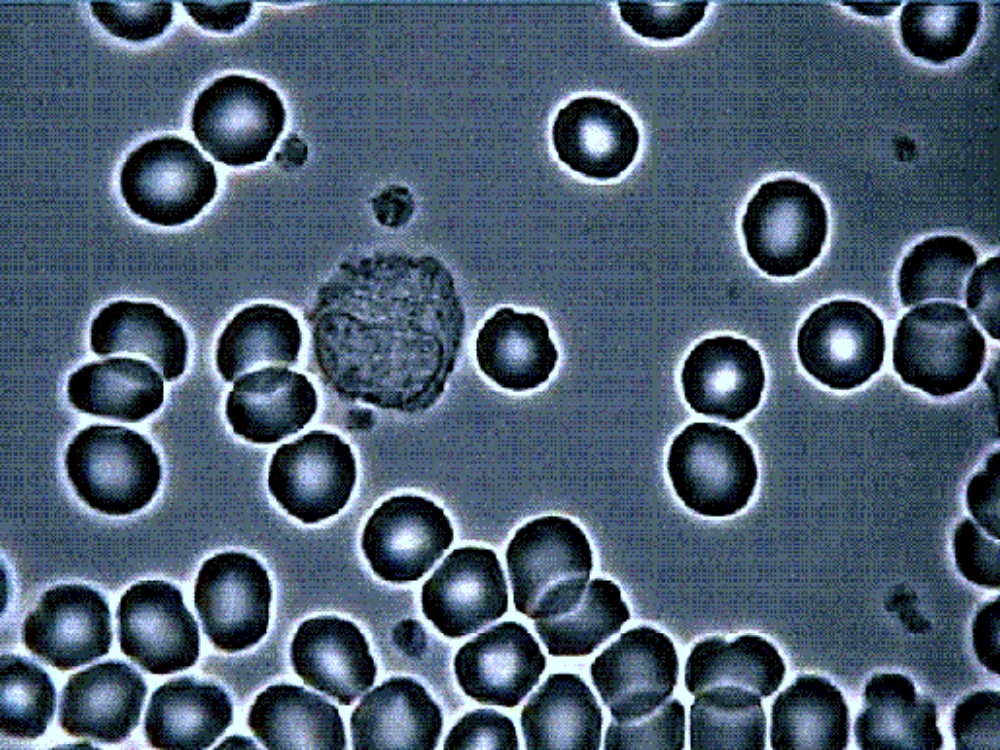
#> input picture 1.png, 1000 x 750 px, found by its file name
$ jupyter execute --allow-errors 'project_task_4(+bonus).ipynb'
#> lines starting #> are read from the running program, lines starting #| are printed output that depends on the picture; after the words box and inside, x2 and y2 are one past the last pixel; in counts of white or black regions, pixels touching at a corner belong together
# Задание 4

### Выделить и посчитать номера машин
### Бонусные баллы за их распознавание (при условии решения всех задач из проекта)

[cell 1]
import cv2
import numpy as np
import imutils
import easyocr
from matplotlib import pyplot as plt

[cell 2]
img = cv2.imread("1.png")
#> img is the input picture: shape (750, 1000, 3); mean B, G, R 111.9, 92.9, 75.1
gray = cv2.cvtColor(img, cv2.COLOR_BGR2GRAY)
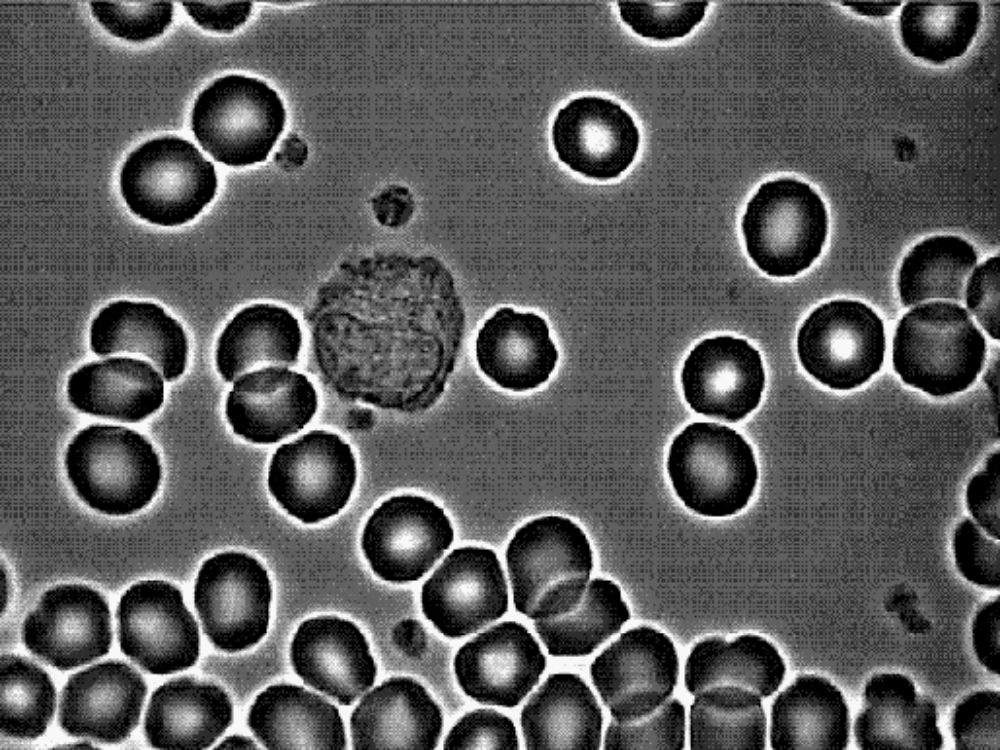
#> gray: shape (750, 1000); min 0, max 248, mean 89.8
plt.figure(figsize=(10,10))
plt.imshow(img, cmap='gray')

[cell 3]
img_filter = cv2.bilateralFilter(gray, 30, 40, 50)
edges = cv2.Canny(img_filter, 0, 200)
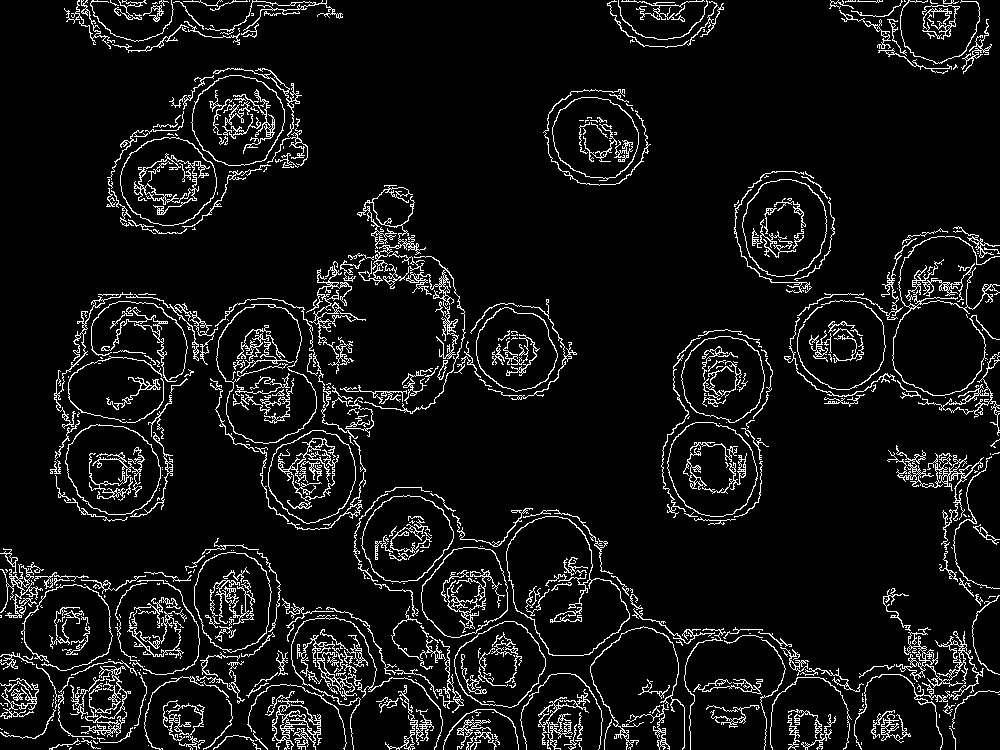
#> edges: shape (750, 1000); 7.5% white in thin lines or dots

cont = cv2.findContours(edges.copy(), cv2.RETR_TREE, cv2.CHAIN_APPROX_SIMPLE)
#> cont = 1394 contours, 1085 with area under 20; largest, box (x1, y1, x2, y2) and area: (506, 516, 630, 656) 11210, (506, 516, 630, 656) 11048, (216, 304, 317, 444) 10098, (216, 304, 317, 444) 9980, (65, 424, 161, 515) 6575
cont = imutils.grab_contours(cont)
cont = sorted(cont, key=cv2.contourArea, reverse=True)[:8]
#> cont = 8 contours; box (x1, y1, x2, y2) and area: (506, 516, 630, 656) 11210, (506, 516, 630, 656) 11048, (216, 304, 317, 444) 10098, (216, 304, 317, 444) 9980, (65, 424, 161, 515) 6575, (667, 422, 758, 517) 6530, (65, 424, 161, 515) 6500, (667, 422, 758, 517) 6458

cont = cv2.findContours(edges.copy(), cv2.RETR_TREE, cv2.CHAIN_APPROX_SIMPLE)
#> cont = 1394 contours, 1085 with area under 20; largest, box (x1, y1, x2, y2) and area: (506, 516, 630, 656) 11210, (506, 516, 630, 656) 11048, (216, 304, 317, 444) 10098, (216, 304, 317, 444) 9980, (65, 424, 161, 515) 6575
cont = imutils.grab_contours(cont)
cont = sorted(cont, key=cv2.contourArea, reverse=True)[:8]
#> cont = 8 contours; box (x1, y1, x2, y2) and area: (506, 516, 630, 656) 11210, (506, 516, 630, 656) 11048, (216, 304, 317, 444) 10098, (216, 304, 317, 444) 9980, (65, 424, 161, 515) 6575, (667, 422, 758, 517) 6530, (65, 424, 161, 515) 6500, (667, 422, 758, 517) 6458

pos = None
for c in cont:
    approx = cv2.approxPolyDP(c, 10, True)
    if len(approx) == 4:
        pos = approx
        break
#> this loop made 8 passes

mask = np.zeros(gray.shape, np.uint8)
#> (the rest of this cell did not finish here and is left out)

[cell 4]
cont = cv2.findContours(edges.copy(), cv2.RETR_TREE, cv2.CHAIN_APPROX_SIMPLE)
#> cont = 1394 contours, 1085 with area under 20; largest, box (x1, y1, x2, y2) and area: (506, 516, 630, 656) 11210, (506, 516, 630, 656) 11048, (216, 304, 317, 444) 10098, (216, 304, 317, 444) 9980, (65, 424, 161, 515) 6575
cont = imutils.grab_contours(cont)
cont = sorted(cont, key=cv2.contourArea, reverse=True)[:8]
#> cont = 8 contours; box (x1, y1, x2, y2) and area: (506, 516, 630, 656) 11210, (506, 516, 630, 656) 11048, (216, 304, 317, 444) 10098, (216, 304, 317, 444) 9980, (65, 424, 161, 515) 6575, (667, 422, 758, 517) 6530, (65, 424, 161, 515) 6500, (667, 422, 758, 517) 6458

[cell 5]
pos = None
for c in cont:
    approx = cv2.approxPolyDP(c, 10, True)
    if len(approx) == 4:
        pos = approx
        break

[cell 6]
mask = np.zeros(gray.shape, np.uint8)
#> (the rest of this cell did not finish here and is left out)

[cell 7]
(x, y) = np.where(mask == 255)
#> x = empty array; y = empty array
#> (the rest of this cell did not finish here and is left out)

$ run again, with 2.png copied over 1.png
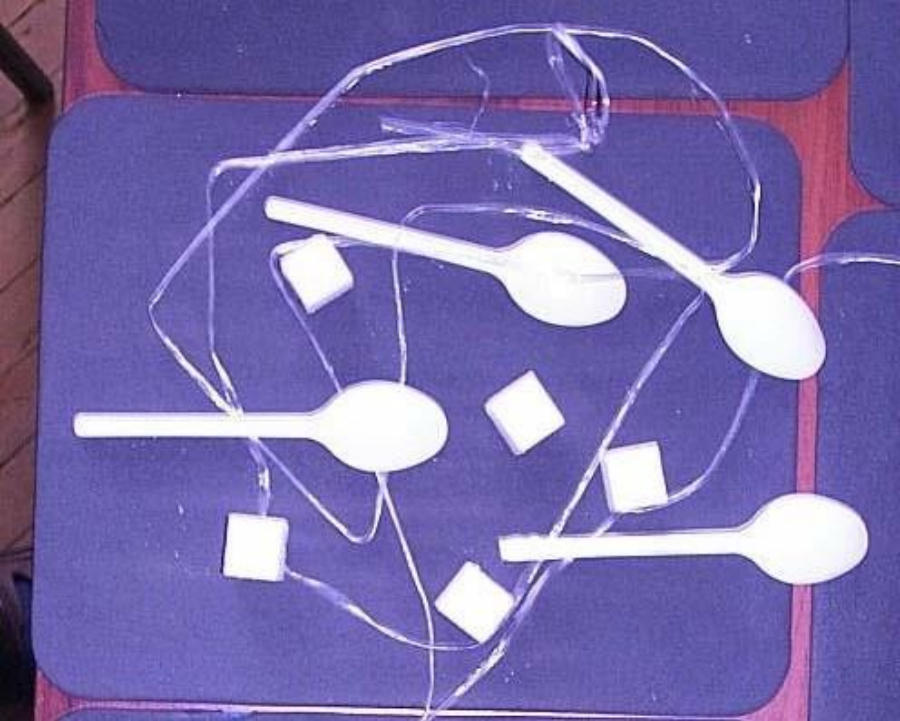
#> input picture 2.png, 900 x 721 px, found by its file name
#> img is the input picture: shape (721, 900, 3); mean B, G, R 171.3, 108.5, 121.1
#> `edges = cv2.Canny(img_filter, 0, 200)`:
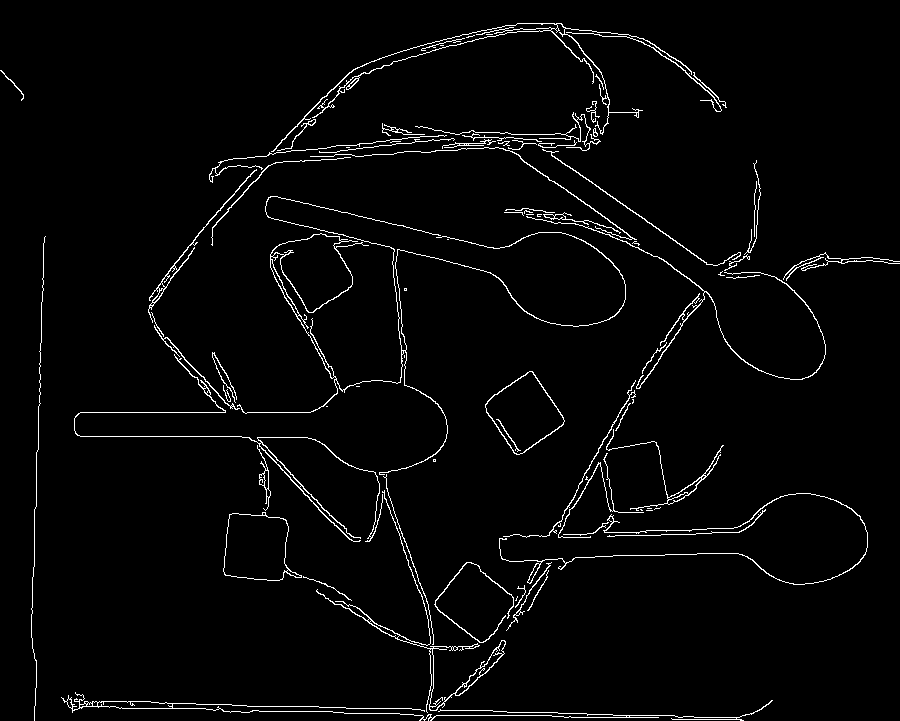
#> edges: shape (721, 900); 2.7% white in thin lines or dots
#> `cont = cv2.findContours(edges.copy(), cv2.RETR_TREE, cv2.CHAIN_APPROX_..`: cont = 141 contours, 83 with area under 20; largest, box (x1, y1, x2, y2) and area: (237, 196, 626, 475) 4326, (223, 512, 302, 581) 3824, (485, 371, 565, 455) 3796, (270, 233, 353, 313) 3766, (223, 513, 289, 581) 3750
#> `cont = sorted(cont, key=cv2.contourArea, reverse=True)[:8]`: cont = 8 contours; box (x1, y1, x2, y2) and area: (237, 196, 626, 475) 4326, (223, 512, 302, 581) 3824, (485, 371, 565, 455) 3796, (270, 233, 353, 313) 3766, (223, 513, 289, 581) 3750, (485, 371, 565, 455) 3676, (316, 490, 506, 713) 775, (61, 692, 773, 721) 618
#> `cont = cv2.findContours(edges.copy(), cv2.RETR_TREE, cv2.CHAIN_APPROX_..`: cont = 141 contours, 83 with area under 20; largest, box (x1, y1, x2, y2) and area: (237, 196, 626, 475) 4326, (223, 512, 302, 581) 3824, (485, 371, 565, 455) 3796, (270, 233, 353, 313) 3766, (223, 513, 289, 581) 3750
#> `cont = sorted(cont, key=cv2.contourArea, reverse=True)[:8]`: cont = 8 contours; box (x1, y1, x2, y2) and area: (237, 196, 626, 475) 4326, (223, 512, 302, 581) 3824, (485, 371, 565, 455) 3796, (270, 233, 353, 313) 3766, (223, 513, 289, 581) 3750, (485, 371, 565, 455) 3676, (316, 490, 506, 713) 775, (61, 692, 773, 721) 618
#> the loop `for c in cont:` made 3 passes
#> pos on pass 3: [[532, 371], [485, 404], [516, 454], [564, 421]]
#> new_img: shape (721, 900); 0.54% white; 1 white region
#> x = 3515 values from 371 to 454; y = 3515 values, max 564 at index 2376, min 485 at index 1130, mean 524.3
#> x1 = 371; y1 = 485
#> x2 = 454; y2 = 564
#> `crop = gray[x1:x2, y1:y2]`:
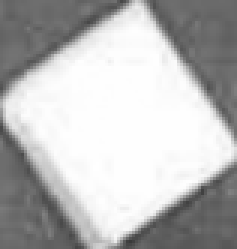
#> crop: shape (83, 79) (shown 3 times larger); min 58, max 255, mean 184.2
#> `cont = cv2.findContours(edges.copy(), cv2.RETR_TREE, cv2.CHAIN_APPROX_..`: cont = 141 contours, 83 with area under 20; largest, box (x1, y1, x2, y2) and area: (237, 196, 626, 475) 4326, (223, 512, 302, 581) 3824, (485, 371, 565, 455) 3796, (270, 233, 353, 313) 3766, (223, 513, 289, 581) 3750
#> `cont = sorted(cont, key=cv2.contourArea, reverse=True)[:8]`: cont = 8 contours; box (x1, y1, x2, y2) and area: (237, 196, 626, 475) 4326, (223, 512, 302, 581) 3824, (485, 371, 565, 455) 3796, (270, 233, 353, 313) 3766, (223, 513, 289, 581) 3750, (485, 371, 565, 455) 3676, (316, 490, 506, 713) 775, (61, 692, 773, 721) 618

$ run again, with 4.png copied over 1.png
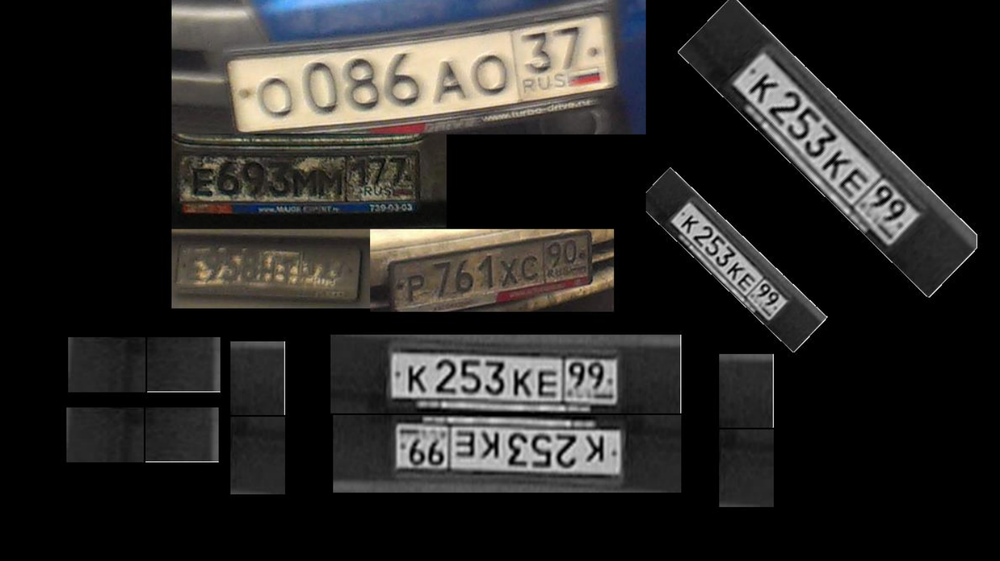
#> input picture 4.png, 1000 x 561 px, shrunk from 1427 x 800 before the run, found by its file name
#> img is the input picture: shape (561, 1000, 3); mean B, G, R 37.9, 39.8, 41.2
#> `img_filter = cv2.bilateralFilter(gray, 30, 40, 50)`:
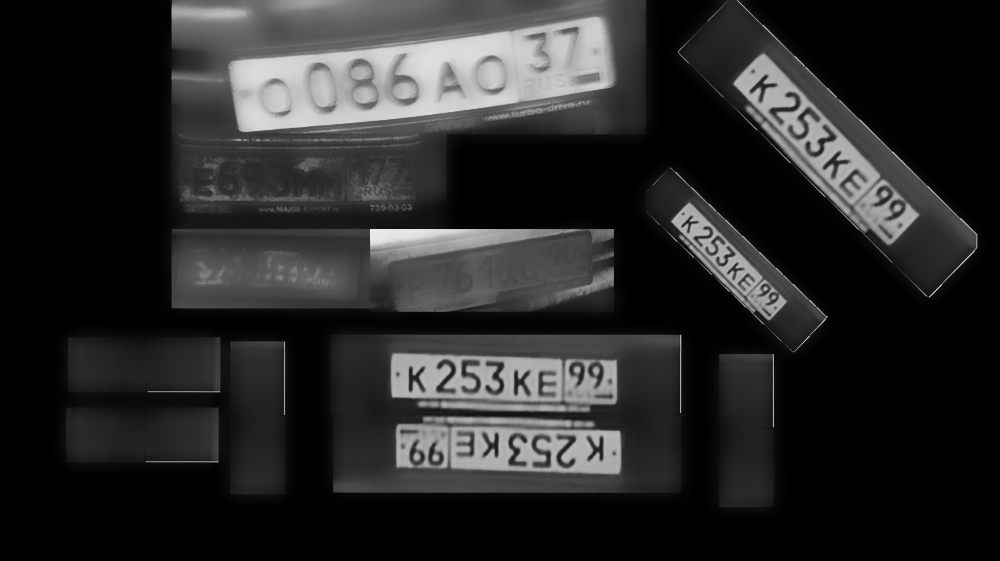
#> img_filter: shape (561, 1000); min 0, max 236, mean 39.7
#> `edges = cv2.Canny(img_filter, 0, 200)`:
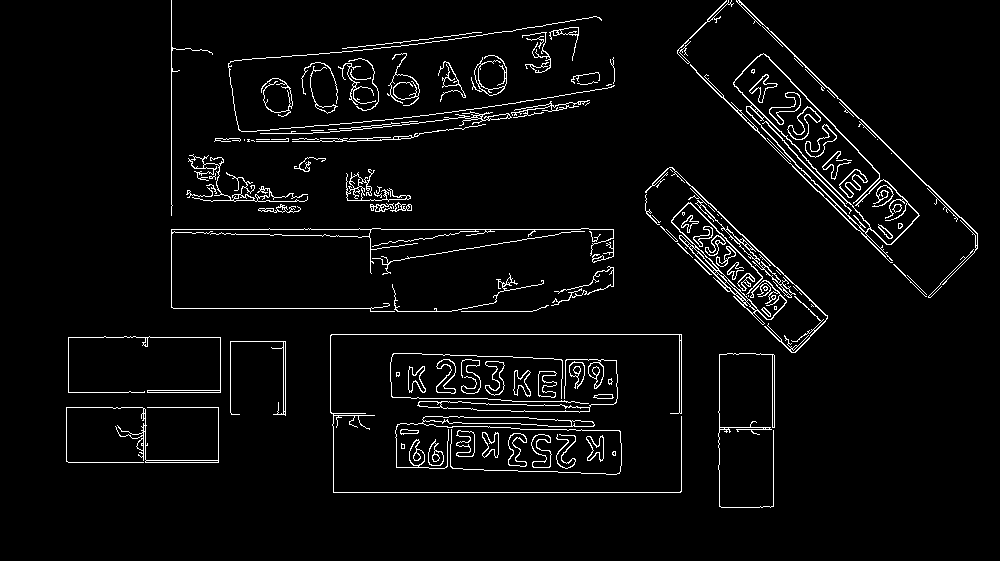
#> edges: shape (561, 1000); 4.1% white in thin lines or dots, all inside (x1, y1, x2, y2) = (66, 0, 978, 508)
#> `cont = cv2.findContours(edges.copy(), cv2.RETR_TREE, cv2.CHAIN_APPROX_..`: cont = 311 contours, 166 with area under 20; largest, box (x1, y1, x2, y2) and area: (690, 53, 920, 263) 2414, (746, 106, 871, 233) 1490, (417, 359, 618, 413) 1271, (395, 416, 622, 475) 1262, (671, 202, 787, 325) 934
#> `cont = sorted(cont, key=cv2.contourArea, reverse=True)[:8]`: cont = 8 contours; box (x1, y1, x2, y2) and area: (690, 53, 920, 263) 2414, (746, 106, 871, 233) 1490, (417, 359, 618, 413) 1271, (395, 416, 622, 475) 1262, (671, 202, 787, 325) 934, (440, 401, 590, 413) 876, (422, 416, 572, 427) 864, (688, 188, 796, 298) 400
#> `cont = cv2.findContours(edges.copy(), cv2.RETR_TREE, cv2.CHAIN_APPROX_..`: cont = 311 contours, 166 with area under 20; largest, box (x1, y1, x2, y2) and area: (690, 53, 920, 263) 2414, (746, 106, 871, 233) 1490, (417, 359, 618, 413) 1271, (395, 416, 622, 475) 1262, (671, 202, 787, 325) 934
#> `cont = sorted(cont, key=cv2.contourArea, reverse=True)[:8]`: cont = 8 contours; box (x1, y1, x2, y2) and area: (690, 53, 920, 263) 2414, (746, 106, 871, 233) 1490, (417, 359, 618, 413) 1271, (395, 416, 622, 475) 1262, (671, 202, 787, 325) 934, (440, 401, 590, 413) 876, (422, 416, 572, 427) 864, (688, 188, 796, 298) 400
#> the loop `for c in cont:` made 8 passes
#> approx on passes 2, 6, 7, 8: [[747, 106], [865, 232]], [[440, 403], [589, 410]], [[422, 419], [571, 425]], [[690, 188], [795, 294]]
#> `cont = cv2.findContours(edges.copy(), cv2.RETR_TREE, cv2.CHAIN_APPROX_..`: cont = 311 contours, 166 with area under 20; largest, box (x1, y1, x2, y2) and area: (690, 53, 920, 263) 2414, (746, 106, 871, 233) 1490, (417, 359, 618, 413) 1271, (395, 416, 622, 475) 1262, (671, 202, 787, 325) 934
#> `cont = sorted(cont, key=cv2.contourArea, reverse=True)[:8]`: cont = 8 contours; box (x1, y1, x2, y2) and area: (690, 53, 920, 263) 2414, (746, 106, 871, 233) 1490, (417, 359, 618, 413) 1271, (395, 416, 622, 475) 1262, (671, 202, 787, 325) 934, (440, 401, 590, 413) 876, (422, 416, 572, 427) 864, (688, 188, 796, 298) 400
